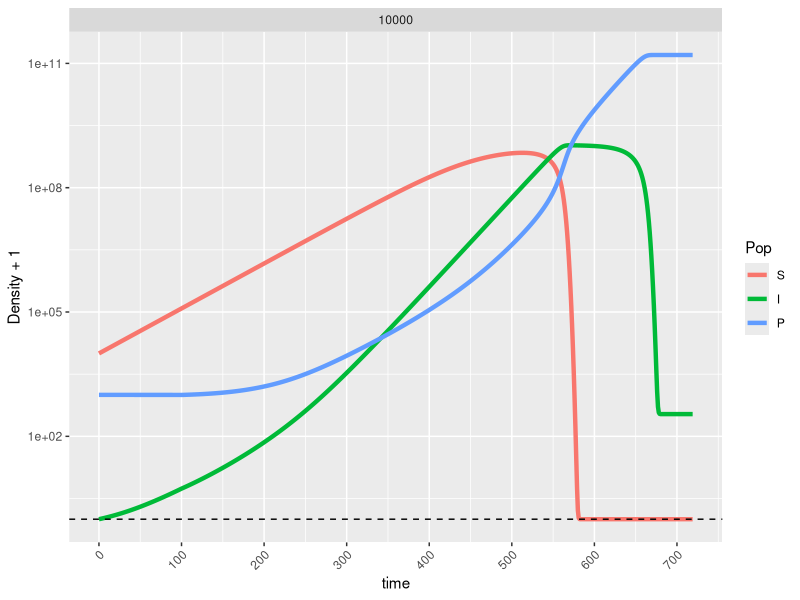

Generate this figure with R:
library(deSolve)
library(reshape2)
library(ggplot2)

derivs <- function(t, y, parms) {
  #The derivs function must return the derivative of all the variables at a
  # given time, in a list
  
  #Set negative y values to 0 so they don't affect the dN's
  y[y < 0] <- 0
  
  #Create output vector
  dY <- c(S = 0, I = 0, P = 0)
  
  ##Calculate dS
  
  #Old (exponential dS/dt)
  #dS/dt = rS - aSP
  #dS <- parms["r"] * y["S"] - a * y["S"] * y["P"]
  
  #New (logistic dS/dt)
  #dS/dt = rS((K-S/K)) - aSP
  dY["S"] <- parms["r"] * y["S"] * ((parms["K"] - y["S"])/parms["K"]) - 
    parms["a"] * y["S"] * y["P"]
  
  ##Calculate dI
  #dI/dt = aSP - aS(t-tau)P(t-tau)
  if (t < parms["tau"]) {
    dY["I"] <- parms["a"] * y["S"] * y["P"]
  } else {
    dY["I"] <- parms["a"] * y["S"]*y["P"] - 
      parms["a"] * lagvalue(t - parms["tau"], 1)*lagvalue(t - parms["tau"], 3)
  }
  
  ##Calculate dP
  #dP/dt = baS(t-tau)P(t-tau) - aSP
  if (t < parms["tau"]) {
    dY["P"] <- -parms["a"] * y["S"] * y["P"]
  } else {
    dY["P"] <- parms["b"] * parms["a"] * 
      lagvalue(t-parms["tau"], 1)*lagvalue(t-parms["tau"], 3) - 
      parms["a"]*y["S"]*y["P"]
  }
  
  #Issue warnings about too small/too large yvals
  if (any(y <= 0)) {
    warning(paste("pop(s)",
                  paste(which(y < 0), collapse = ","),
                  "below 0, returning dY = 0"))
  }
  dY[y < 0] <- 0
  
  if (any(y > 10**100)) {
    warning(paste("pop(s)",
                  paste(which(y > 10**100), collapse = ","),
                  "exceed max limit, 10^100, returning dY = 0"))
    dY[y > 10**100] <- 0
  }
  
  #Issue warning about declining pop already at 0
  if (any(y == 0 & dY < 0)) {
    warning(paste("pop(s)",
                  paste(which(y == 0 & dY < 0), collapse = ","),
                  "at 0 and declining, returning dY = 0"))
    dY[y == 0 & dY < 0] <- 0
  }
  
  #From documentation: The return value of func should be a list, whose first 
  #element is a vector containing the derivatives of y with respect to time
  return(list(dY))
}

#myseq <- 10**seq(from = -3, to = 4, by = 1)
myseq <- c(10000)
for (i in 1:length(myseq)) {
  init_dens <- myseq[i]
  yinit <- c(S = init_dens, I = 0, P = init_dens/10)
  times <- seq(0, 2000, 1)
  # ln(1/2) = -r * doub_time
  params <- c(r = 0.025, a = 10**-9, b = 150, tau = 100, K = 10**9)
  
  yout <- dede(y = yinit, times = times, func = derivs, parms = params)
  yout <- as.data.frame(yout)
  yout$B <- yout$S + yout$I
  
  ymelt <- reshape2::melt(data = as.data.frame(yout), id = c("time"),
                          value.name = "Density", variable.name = "Pop")
  ymelt$init_dens <- init_dens
  if (i == 1) {ybig <- ymelt
  } else {ybig <- rbind(ybig, ymelt)}
}

ggplot(data = ybig[ybig$init_dens == 10000 & 
                     ybig$Pop != "B" &
                     ybig$time < 720,], 
       aes(x = time, y = Density+1, color = Pop)) +
        geom_line(lwd = 1.5, alpha = 1) + 
  facet_wrap(~init_dens, scales = "free_y") +
  scale_y_continuous(trans = "log10") +
  scale_x_continuous(breaks = seq(from = 0, to = max(ybig$time), by = 100)) +
  geom_hline(yintercept = 1, lty = 2) +
  theme(axis.text.x = element_text(angle = 45, hjust = 1)) +
  NULL
